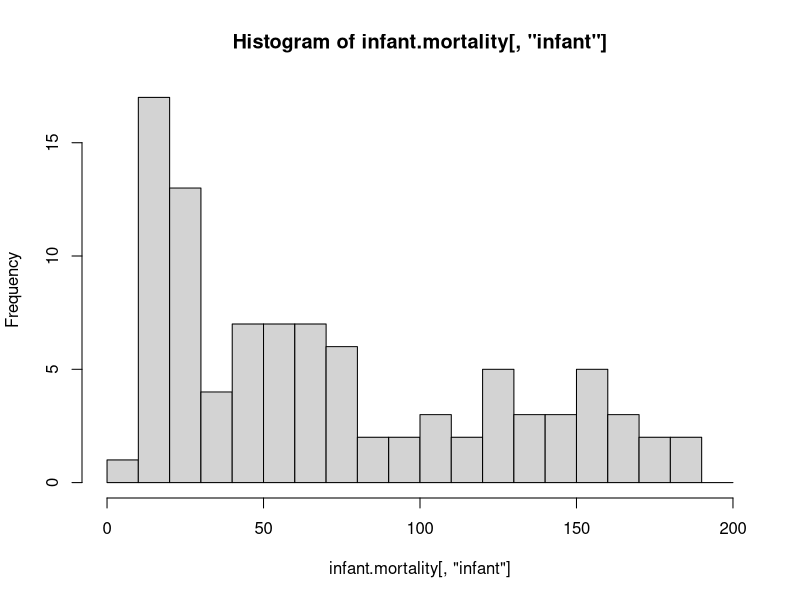
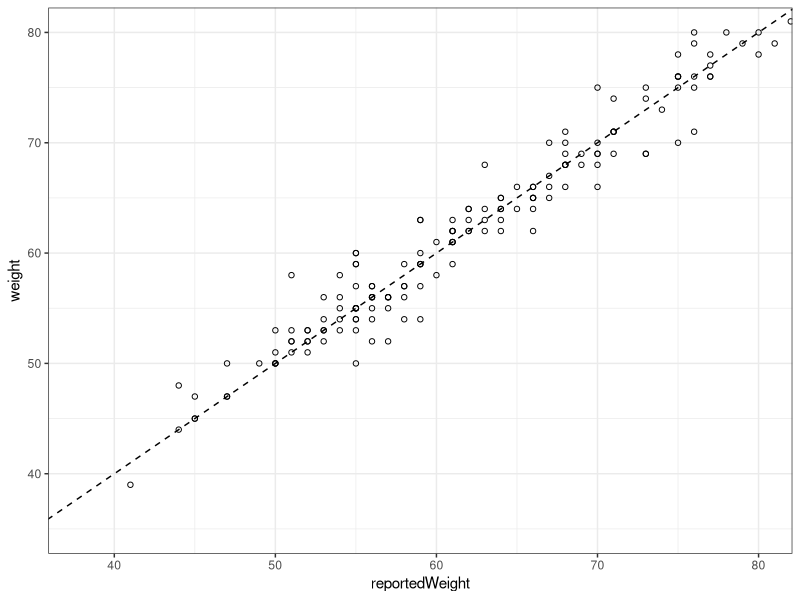

Reproduce these figures in R, in order. (Note: this script raises an error after producing the figures.)
## ---- chunk 1
knitr::opts_chunk$set(echo = TRUE)
library(tidyverse)
## ---- chunk 2
infant.mortality <- read.table("./Leinhardt.txt")
selected.rows <- !is.na(infant.mortality[, "infant"]) & infant.mortality[, "infant"] < 200
infant.mortality <- infant.mortality[selected.rows,]

hist(infant.mortality[, "infant"], breaks = 0:20 * 10)
## ---- chunk 3
weights.data <- tibble(read.table("./Davis.txt"))
ggplot(data = weights.data, mapping = aes(x = reportedWeight, y = weight)) +
  geom_point(shape = 1) +
  geom_abline(slope = 1.0, intercept = 0.0, linetype = 2) + 
  coord_cartesian(xlim = c(38, 80), ylim = c(35, 80)) +
  theme_bw() +
  ggsave("./figure_5_1.pdf", width = 8, height = 6)
  
